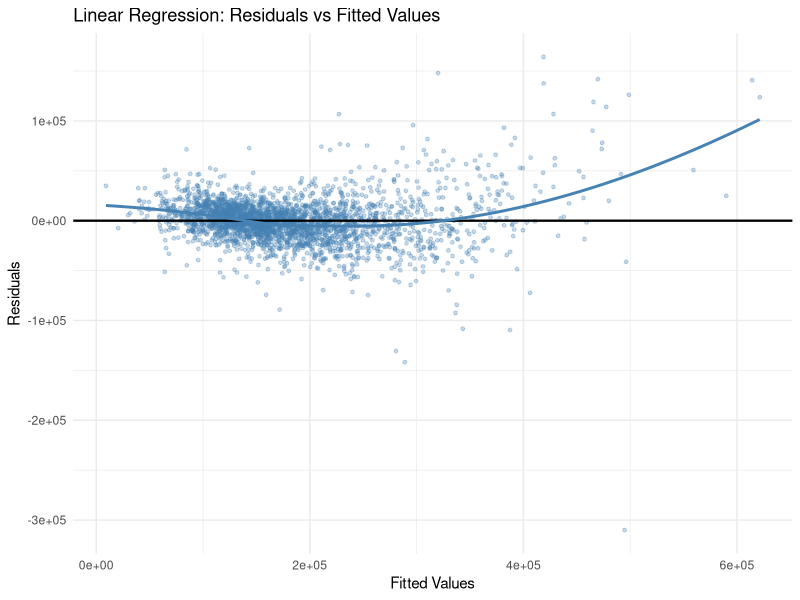
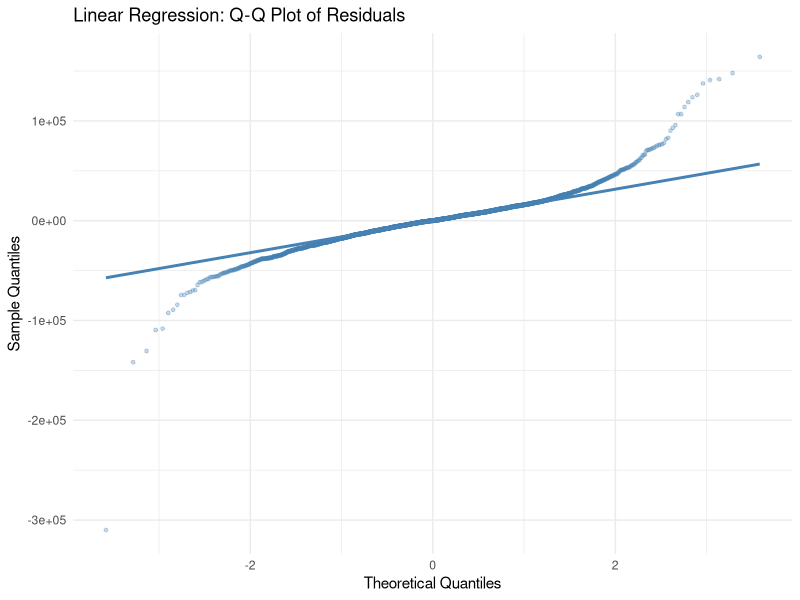

The R script that drew these images, in order:
library(ggplot2)
library(dplyr)
library(modeldata)

set.seed(42)

# Load data
data(ames, package = "modeldata")

# Fit linear model using all predictors
predictor_cols <- setdiff(names(ames), "Sale_Price")
formula_lm <- as.formula(paste("Sale_Price ~", paste(predictor_cols, collapse = " + ")))
lm_model <- lm(formula_lm, data = ames)

# Get residuals and fitted values
residuals_lm <- residuals(lm_model)
fitted_lm <- fitted(lm_model)

# Residuals vs Fitted plot
ggplot(data.frame(Fitted = fitted_lm, Residuals = residuals_lm), aes(x = Fitted, y = Residuals)) +
  geom_point(alpha = 0.3, size = 1, color = "steelblue") +
  geom_hline(yintercept = 0, linetype = "solid", color = "black", size = 0.8) +
  geom_smooth(method = "loess", se = FALSE, color = "steelblue", size = 1) +
  labs(title = "Linear Regression: Residuals vs Fitted Values", x = "Fitted Values", y = "Residuals") +
  theme_minimal()

# Q-Q plot of residuals
ggplot(data.frame(Sample = residuals_lm), aes(sample = Sample)) +
  stat_qq(color = "steelblue", alpha = 0.3, size = 1) +
  stat_qq_line(color = "steelblue", size = 1) +
  labs(title = "Linear Regression: Q-Q Plot of Residuals", x = "Theoretical Quantiles", y = "Sample Quantiles") +
  theme_minimal()
